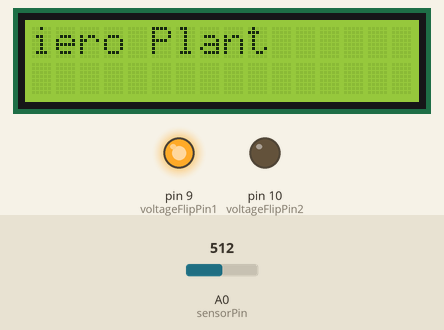
Recording of a sketch running on a simulated Arduino Uno, built with avr-gcc and run on an emulated ATmega328P. Parts: 16×2 character LCD, output pins drawn as LEDs (lit = HIGH). The inputs (shaded band) are chosen by the test bench; at power-on: A0 (sensorPin) = 512. What the sketch prints to the serial monitor is not drawn.

Above: at 0.1 s.
At 10.1 s:
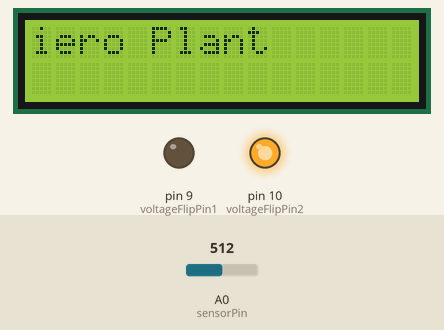
At 55.2 s:
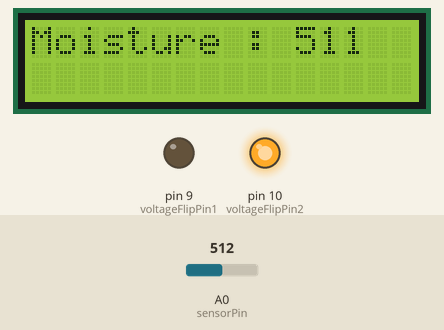
At 120.3 s:
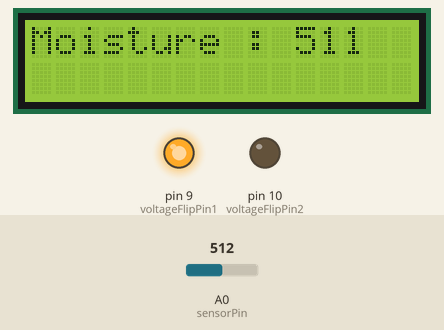
Timing chart, 0 to 121.8 s (numbered marks = the images above):
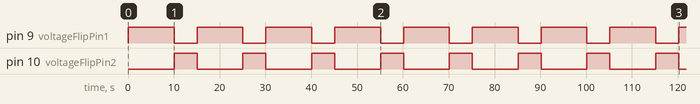

Measured:
- by itself, pin 9 (voltageFlipPin1): alternates HIGH for 10.0 s and LOW for 5.0 s
- by itself, pin 10 (voltageFlipPin2): alternates HIGH for 5.0 s and LOW for 10.0 s

The sketch:

moistureLCDcheap.ino
```cpp
/*
  iero Moisture sensor
     Written by G. FABRE Octobre 2016
     Website: https://github.com/iero
     This program is based on excelent Gardenbot flip/flop moisture sensor :
     http://gardenbot.org/howTo/soilMoisture/

     The idea here is to reduce electrolysis by flipping voltage using two digital ports
     We read values on analogic port

     Testing calibration version with run on cheapduindo with LCD screen attached.
     Final version will get data every hour
*/

// for LCD
#include <Wire.h>
#include <LiquidCrystal_I2C.h>

#define voltageFlipPin1 9
#define voltageFlipPin2 10
#define sensorPin A0

int flipTimer = 5000;

LiquidCrystal_I2C lcd(0x27,16,2); // LCD

void setup(){
  Serial.begin(9600);
  pinMode(voltageFlipPin1, OUTPUT);
  pinMode(voltageFlipPin2, OUTPUT);
  pinMode(sensorPin, INPUT);
  Wire.begin();
  lcd.init();                      // initialize the lcd
  lcd.backlight();
  lcd.print("iero Plant");
}

void setSensorPolarity(boolean flip) {
  if (flip) {
    digitalWrite(voltageFlipPin1, HIGH);
    digitalWrite(voltageFlipPin2, LOW);
  } else {
    digitalWrite(voltageFlipPin1, LOW);
    digitalWrite(voltageFlipPin2, HIGH);
  }
}

void loop(){
  setSensorPolarity(true);
  delay(flipTimer);
  int val1 = analogRead(sensorPin);

  delay(flipTimer);
  setSensorPolarity(false);
  delay(flipTimer);
  // invert the reading
  int val2 = 1023 - analogRead(sensorPin);

  reportLevels(val1,val2);
}


void reportLevels(int val1, int val2){
  int avg = (val1 + val2) / 2;
  String msg="Moisture : ";
  msg += avg;

  Serial.println(msg);
  lcd.clear();
  lcd.print(msg);
}
```
